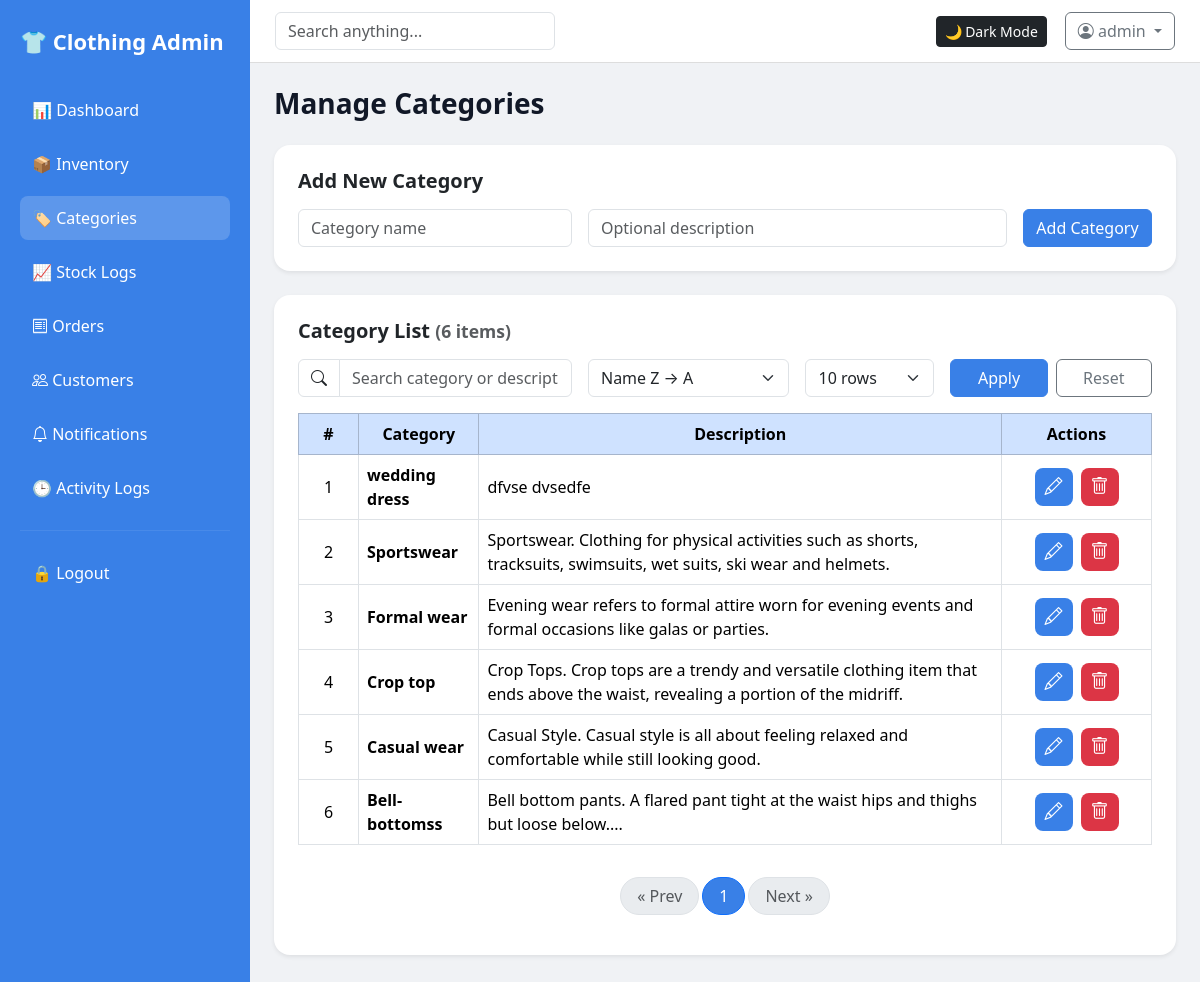
/categories (signed in), run on the app's committed database.
### tables this page shows
CREATE TABLE categories (
            id INTEGER PRIMARY KEY AUTOINCREMENT,
            name TEXT UNIQUE,
            description TEXT
        );

### app.py (the view)
@app.route("/categories")
@require_login
def categories():
    db = get_db()
    q = request.args.get("q", "").strip()
    sort = request.args.get("sort", "name_desc")
    sort_map = {
        "name_asc": "name ASC",
        "name_desc": "name DESC"
    }
    order_by = sort_map.get(sort, "name DESC")
    try:
        per_page = int(request.args.get("per_page", 10))
    except:
        per_page = 10
    try:
        page = int(request.args.get("page", 1))
    except:
        page = 1
    where = ""
    params = []
    if q:
        where = "WHERE name LIKE ? OR description LIKE ?"
        like = f"%{q}%"
        params.extend([like, like])
    count = db.execute(
        f"SELECT COUNT(*) AS c FROM categories {where}", params
    ).fetchone()["c"]
    total_pages = max(1, (count + per_page - 1) // per_page)
    if page > total_pages:
        page = total_pages
    offset = (page - 1) * per_page
    cats = db.execute(
        f"""
        SELECT * FROM categories
        {where}
        ORDER BY {order_by}
        LIMIT ? OFFSET ?
        """,
        params + [per_page, offset]
    ).fetchall()
    pages = list(range(1, total_pages + 1))
    return render_template(
        "categories.html",
        cats=cats,
        q=q,
        sort=sort,
        per_page=per_page,
        page=page,
        pages=pages,
        count=count,
        title="Categories"
    )

### app.py (called while the page is built)
def get_db():
    conn = sqlite3.connect(os.path.join(BASE_DIR, "inventory.db"))
    conn.row_factory = sqlite3.Row
    return conn

def require_login(f):
    @wraps(f)
    def wrapper(*args, **kwargs):
        if not session.get("admin"):
            return redirect(url_for("login"))
        return f(*args, **kwargs)
    return wrapper

### templates/categories.html (shortened to what this page needs)
{% extends "base.html" %}
{% block content %}
<h3 class="fw-bold mb-4">Manage Categories</h3>
<div class="card shadow-sm p-4 mb-4">
    <h5 class="fw-semibold mb-3">Add New Category</h5>
    <form method="POST" action="{{ url_for('add_category') }}" class="row g-3">
        <div class="col-md-4">
            <input name="name" class="form-control" placeholder="Category name" required>
        </div>
        <div class="col-md-6">
            <input name="description" class="form-control" placeholder="Optional description">
        </div>
        <div class="col-md-2">
            <button class="btn btn-primary w-100">Add Category</button>
        </div>
    </form>
</div>
<div class="card shadow-sm p-4 mb-4">
    <div class="d-flex flex-wrap justify-content-between align-items-center mb-3 gap-2">
        <h5 class="fw-semibold mb-0">
            Category List
            <span class="text-muted small">({{ count }} items)</span>
        </h5>
    </div>
    <form method="get" class="row gy-3 gx-3 mb-3">
        <div class="col-md-4">
            <div class="input-group">
                <span class="input-group-text bg-white"><i class="bi bi-search"></i></span>
                <input type="text"
                       name="q"
                       value="{{ q or '' }}"
                       class="form-control"
                       placeholder="Search category or description...">
            </div>
        </div>
        <div class="col-md-3">
            <select name="sort" class="form-select">
                <option value="name_desc" {% if sort=='name_desc' %}selected{% endif %}>Name Z → A</option>
            </select>
        </div>
        <div class="col-md-2">
            <select name="per_page" class="form-select">
                <option value="10" {% if per_page==10 %}selected{% endif %}>10 rows</option>
            </select>
        </div>
        <div class="col-md-3 d-flex gap-2">
            <button class="btn btn-primary flex-grow-1">Apply</button>
            <a href="{{ url_for('categories') }}"
               class="btn btn-outline-secondary flex-grow-1">Reset</a>
        </div>
    </form>
    <table class="table table-hover table-bordered text-center align-middle">
        <thead class="table-primary">
            <tr>
                <th width="60">#</th>
                <th>Category</th>
                <th>Description</th>
                <th width="150">Actions</th>
            </tr>
        </thead>
        <tbody>
        {% for c in cats %}
            <tr>
                <td>{{ loop.index }}</td>
                <td class="fw-bold text-start">{{ c.name }}</td>
                <td class="text-start">{{ c.description or "-" }}</td>
                <td>
                    <div class="d-flex justify-content-center gap-2">
                        <button class="action-btn btn-edit"
                                data-bs-toggle="modal"
                                data-bs-target="#editModal{{ c.id }}"
                                title="Edit">
                            <i class="bi bi-pencil"></i>
                        </button>
                        <button class="action-btn btn-delete"
                                data-bs-toggle="modal"
                                data-bs-target="#deleteModal{{ c.id }}"
                                title="Delete">
                            <i class="bi bi-trash"></i>
                        </button>
                    </div>
                </td>
            </tr>
        {% endfor %}
        </tbody>
    </table>
{% if pages %}
    <nav class="mt-3">
        <ul class="pagination justify-content-center gap-1">
            <li class="page-item {% if page == 1 %}disabled{% endif %}">
                <a class="page-link rounded-pill px-3"
                   href="{{ url_for('categories', q=q, sort=sort, per_page=per_page, page=page-1) }}">
                    « Prev
                </a>
            </li>
            {% for p in pages %}
            <li class="page-item {% if p == page %}active{% endif %}">
                <a class="page-link rounded-pill px-3"
                   href="{{ url_for('categories', q=q, sort=sort, per_page=per_page, page=p) }}">
                    {{ p }}
                </a>
            </li>
            {% endfor %}
            <li class="page-item {% if page == pages|length %}disabled{% endif %}">
                <a class="page-link rounded-pill px-3"
                   href="{{ url_for('categories', q=q, sort=sort, per_page=per_page, page=page+1) }}">
                    Next »
                </a>
            </li>
        </ul>
    </nav>
 {% endif %}
</div>
{% endblock %}

### templates/base.html (style rules this page uses)
:root { --bg-main: #f0f2f5; --card-bg: #ffffff; --text-main: #111827; --sidebar-bg: #0d6efd; }
body { background: var(--bg-main); color: var(--text-main); margin: 0; }
.card { background: var(--card-bg); border: none; border-radius: 16px; }
.action-btn { width: 38px; height: 38px; display: flex; align-items: center; justify-content: center; border-radius: 8px; border: none; font-size: 18px; transition: 0.15s ease-in-out; color: #fff; }
.btn-edit { background: #3980e7; }
.btn-delete { background: #dc3545; }
.btn-primary { background-color: #3980e7; border-color: #3980e7; color: #fff; }
.active>.page-link, .page-link.active { background-color: #3980e7; }

### data on the page
categories: name "wedding dress", description "dfvse dvsedfe"
categories: name "Sportswear", description "Sportswear. Clothing for physical activities such as shorts, tracksuits, swimsuits, wet suits, ski wear and helmets."
categories: name "Formal wear", description "Evening wear refers to formal attire worn for evening events and formal occasions like galas or parties."
categories: name "Crop top", description "Crop Tops. Crop tops are a trendy and versatile clothing item that ends above the waist, revealing a portion of the midriff."
categories: name "Casual wear", description "Casual Style. Casual style is all about feeling relaxed and comfortable while still looking good."
categories: name "Bell-bottomss", description "Bell bottom pants. A flared pant tight at the waist hips and thighs but loose below...."

### other printed values
{{ session['admin'] }} "admin"
{{ count }} "6"
{{ p }} "1"
